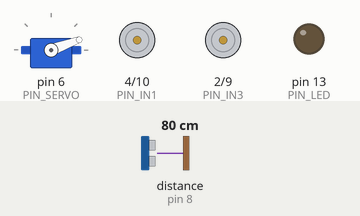
The program below on a simulated Arduino Uno, built with avr-gcc and run on an emulated ATmega328P. Shown: servo, motor-driver pin pairs drawn as motors (green arrow = first pin HIGH = forward, orange = second pin HIGH = backward, longer = more drive, scaled by the enable pin), output pins drawn as LEDs (lit = HIGH). Wiring (inferred from the names in the program): ultrasonic range finder: trigger pin 7; echo pin 8. The inputs (shaded band) are chosen by the test bench; at power-on: distance to the obstacle (sensor on pin 8) 80 cm. The echo pulse lasts 58.3 µs per cm; pins used as bus, display or sensor lines are not drawn; what the program prints to the serial monitor is not drawn.

Above: at 5.9 s.
6.0 s: distance to the obstacle (sensor on pin 8) set to 18 cm
At 8.3 s:
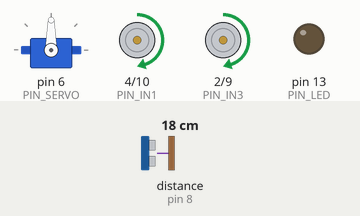
9.0 s: distance to the obstacle (sensor on pin 8) set to 14 cm
At 11.0 s:
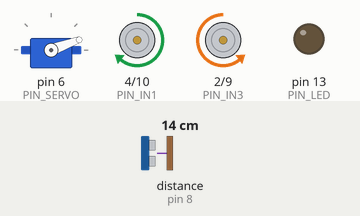
Timing chart, 0 to 18.0 s (numbered marks = the images above; inputs shaded):
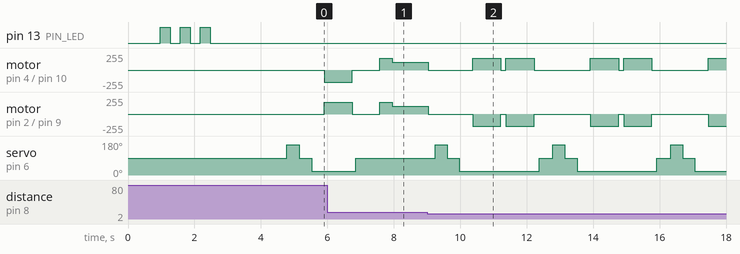

The program:

main.cpp
```cpp
// =============================================================================
// main.cpp — Maze-solving robot entry point
//
// Hardware summary:
//   Arduino Uno (ATmega328P, 16 MHz, 32 KB flash, 2 KB SRAM)
//   L298N dual H-bridge motor driver
//   SG90 servo + HC-SR04 ultrasonic sensor (front scanner)
//   TCRT5000 / FC-51 IR floor sensor (exit detection)
//   2× 18650 in series → ~7.4 V supply
//
// Competition constraints (baked into constants in Config.h):
//   - 15 s immobile → penalty  (STUCK_TIMEOUT_MS = 12 000 ms)
//   - Exit = white floor cell  (IR sensor, PIN_IR_FLOOR)
//   - Fully autonomous         (no external comms during run)
//
// Program flow:
//   setup() → initializes all hardware, waits for sensor settle,
//             blinks LED 3× as "ready" signal, then 2 s countdown.
//   loop()  → calls solver.step() each iteration.
//             When exit is found, stops and blinks rapidly forever.
// =============================================================================

#include <Arduino.h>
#include "Config.h"
#include "MotorDriver.h"
#include "UltrasonicScanner.h"
#include "MazeSolver.h"

// ---------------------------------------------------------------------------
// Global objects — static allocation only (no heap on AVR)
// ---------------------------------------------------------------------------
MotorDriver       motor;
UltrasonicScanner scanner;
MazeSolver        solver(motor, scanner);  // Dependency injection via references

// ---------------------------------------------------------------------------
// Helper: blink the status LED a given number of times
// ---------------------------------------------------------------------------
static void blinkLed(uint8_t times, uint16_t onMs, uint16_t offMs) {
    for (uint8_t i = 0; i < times; i++) {
        digitalWrite(PIN_LED, HIGH);
        delay(onMs);
        digitalWrite(PIN_LED, LOW);
        delay(offMs);
    }
}

// ---------------------------------------------------------------------------
// setup()
// ---------------------------------------------------------------------------
void setup() {
    // Serial first — allows us to log initialization problems
    Serial.begin(SERIAL_BAUD);
    Serial.println(F("=== Maze Solver Boot ==="));
    Serial.print(F("Config: MOTOR_SPEED="));   Serial.println(MOTOR_SPEED);
    Serial.print(F("        TURN_SPEED="));     Serial.println(TURN_SPEED);
    Serial.print(F("        TURN_TIME_MS="));   Serial.println(TURN_TIME_MS);
    Serial.print(F("        WALL_THRESH="));    Serial.print(WALL_DISTANCE_THRESHOLD_CM);
    Serial.println(F("cm"));
    Serial.print(F("        ADVANCE_TGT="));    Serial.print(ADVANCE_TARGET_CM);
    Serial.println(F("cm"));

    // Status LED
    pinMode(PIN_LED, OUTPUT);
    digitalWrite(PIN_LED, LOW);

    // Initialize subsystems in dependency order
    motor.begin();
    Serial.println(F("[INIT] MotorDriver OK"));

    scanner.begin();  // Also centers servo and settles
    Serial.println(F("[INIT] UltrasonicScanner OK"));

    solver.begin();
    Serial.println(F("[INIT] MazeSolver OK"));

    // Allow HC-SR04 and servo to fully settle after power-on
    // (HC-SR04 datasheet recommends >60 ms after power before first reading)
    delay(500);

    // "Ready" signal: 3 slow LED blinks visible to the operator
    Serial.println(F("[INIT] Ready — 3 blinks, then 2 s countdown"));
    blinkLed(3, 300, 300);

    // 2-second delay: operator can step away, robot won't move yet
    // This also prevents false starts if the robot is still being placed
    delay(2000);

    if (HARDWARE_TEST_MODE) {
        Serial.println(F("\n=== TEST MODE ACTIVE ==="));
        Serial.println(F("Send via Serial:"));
        Serial.println(F("  w: Forward   s: Backward   a: Left   d: Right"));
        Serial.println(F("  q: 90° Left  e: 90° Right  u: 180° U-Turn"));
        Serial.println(F("  x: Stop Motors"));
        Serial.println(F("  c: Scan Center   l: Scan Left   r: Scan Right"));
        Serial.println(F("  i: Read IR Floor Sensor"));
        Serial.println(F("========================\n"));
    } else {
        Serial.println(F("[RUN] Starting solver..."));
    }
}

// ---------------------------------------------------------------------------
// loop()
// ---------------------------------------------------------------------------
void loop() {
    if (HARDWARE_TEST_MODE) {
        if (Serial.available() > 0) {
            char cmd = Serial.read();
            switch (cmd) {
                case 'w': Serial.println(F("Motor: FWD")); motor.forward(); break;
                case 's': Serial.println(F("Motor: REV")); motor.backward(); break;
                case 'a': Serial.println(F("Motor: LEFT")); motor.turnLeft(); break;
                case 'd': Serial.println(F("Motor: RIGHT")); motor.turnRight(); break;
                case 'q':
                    Serial.println(F("Test: 90 L")); motor.turnLeft();
                    delay(TURN_TIME_MS); motor.stop(); break;
                case 'e':
                    Serial.println(F("Test: 90 R")); motor.turnRight();
                    delay(TURN_TIME_MS); motor.stop(); break;
                case 'u':
                    Serial.println(F("Test: 180 U-Turn"));
                    motor.turnRight(); delay(TURN_TIME_MS); motor.stop(); delay(150);
                    motor.turnRight(); delay(TURN_TIME_MS); motor.stop(); break;
                case 'x': Serial.println(F("Motor: STOP")); motor.stop(); break;
                case 'c':
                    Serial.print(F("Scan CENTER: "));
                    Serial.print(scanner.scanCenter()); Serial.println(F(" cm"));
                    break;
                case 'l':
                    Serial.print(F("Scan LEFT: "));
                    Serial.print(scanner.scanLeft()); Serial.println(F(" cm"));
                    break;
                case 'r':
                    Serial.print(F("Scan RIGHT: "));
                    Serial.print(scanner.scanRight()); Serial.println(F(" cm"));
                    break;
                case 'i':
                    Serial.print(F("IR Sensor: "));
                    Serial.println(digitalRead(PIN_IR_FLOOR) == LOW ? F("WHITE (0)") : F("BLACK (1)"));
                    break;
            }
        }

        // static unsigned long lastPrint = 0;
        // if (millis() - lastPrint > 500) {
        //     Serial.print(F("Dist Centro: "));
        //     Serial.print(scanner.scanCenter());
        //     Serial.println(F(" cm"));
        //     lastPrint = millis();
        // }
        return;
    }

    if (solver.isExitFound()) {
        // Exit has been found — blink rapidly to signal completion
        // Motors are already stopped inside handleExit()
        blinkLed(1, 100, 100);  // Rapid blink: 5 Hz flash
        return;
    }

    if (solver.getState() == SolverState::ERROR) {
        // Stuck timeout: slow SOS-style blink (3 fast, 3 slow, 3 fast)
        // This pattern is recognizable on the competition floor
        blinkLed(3, 100, 100);  // 3 fast
        delay(300);
        blinkLed(3, 400, 100);  // 3 slow
        delay(300);
        blinkLed(3, 100, 100);  // 3 fast
        delay(1000);
        return;
    }

    // Normal operation: execute one solver step
    // Each step() call is one full decision + action cycle
    solver.step();

    // Brief yield between steps — ensures Serial TX buffer can flush between
    // dense scan+log cycles, and gives the motor driver time to react.
    // Not strictly required but improves Serial readability during debugging.
    delay(50);
}
```

Config.h
```cpp
#pragma once

// =============================================================================
// Config.h — Central configuration for maze-solving robot
//
// COMPETITION RULES embedded here:
//   - 15 s immobile → penalty; STUCK_TIMEOUT_MS = 12 000 ms (3 s safety margin)
//   - Exit cell = white floor detected by IR sensor
//   - Robot must be fully autonomous; no external comms during run
//
// ALL calibration-sensitive values are in this file ONLY.
// Never hardcode these values in logic files — change them here and recompile.
// =============================================================================

// ---------------------------------------------------------------------------
// Hardware Test / Debug Mode
// Set to true to disable maze solver and enable Serial commands for testing:
// w/a/s/d = move, x = stop, c/l/r = scan center/left/right, i = read IR
// ---------------------------------------------------------------------------
constexpr bool HARDWARE_TEST_MODE = false;

// ---------------------------------------------------------------------------
// Pin assignments — Arduino Uno
// Keep PWM pins on hardware-PWM capable pins: 3,5,6,9,10,11
// ---------------------------------------------------------------------------

// L298N motor driver
// Motor A = left wheel,  Motor B = right wheel
constexpr uint8_t PIN_IN1  = 4;   // Swapped (was 2)
constexpr uint8_t PIN_IN2  = 10;  // Swapped (was 9)
constexpr uint8_t PIN_IN3  = 2;   // Swapped (was 4)
constexpr uint8_t PIN_IN4  = 9;   // Swapped (was 10)
constexpr uint8_t PIN_ENA  = 5;   // Swapped (was 3)
constexpr uint8_t PIN_ENB  = 3;   // Swapped (was 5)

// SG90 servo — carries the HC-SR04
constexpr uint8_t PIN_SERVO = 6;  // PWM-capable (Timer0) — Servo lib handles timing

// HC-SR04 ultrasonic sensor (mounted on servo)
constexpr uint8_t PIN_TRIG = 7;
constexpr uint8_t PIN_ECHO = 8;

// IR floor sensor (TCRT5000 / FC-51) — digital output, LOW = white (reflective)
// Using digital pin 11 with threshold logic; module's onboard comparator gives D0 output
constexpr uint8_t PIN_IR_FLOOR = 11;

// Built-in status LED
constexpr uint8_t PIN_LED = 13;

// ---------------------------------------------------------------------------
// Motor speed — PWM values (0–255)
// Calibrate: 130 gives ~30% of theoretical max; safe for narrow corridors
// ---------------------------------------------------------------------------
constexpr uint8_t MOTOR_SPEED  = 130;  // Cruise speed — straight movement
constexpr uint8_t TURN_SPEED   = 180;  // Turn speed — increased for more power

// ---------------------------------------------------------------------------
// Progressive braking — prevents wall collisions during advance
// As the robot approaches a wall, speed decreases linearly from MOTOR_SPEED
// to MOTOR_SPEED_SLOW. Below EMERGENCY_STOP_CM, immediate hard stop.
// ---------------------------------------------------------------------------
constexpr uint8_t MOTOR_SPEED_SLOW    = 80;   // Minimum speed during braking zone
constexpr uint8_t BRAKE_START_CM      = 20;   // Start slowing down at this front distance
constexpr uint8_t EMERGENCY_STOP_CM   = 8;    // Hard stop — too close to wall

// ---------------------------------------------------------------------------
// Servo angles (SG90: 0°–180°)
// Physical mounting: servo horn forward, sensor facing front of robot
//   160° → sensor points left of robot heading
//    90° → sensor points straight ahead
//    20° → sensor points right of robot heading
// If readings feel mirrored, swap LEFT_DEG and RIGHT_DEG
// ---------------------------------------------------------------------------
constexpr uint8_t SERVO_LEFT_DEG   = 160;
constexpr uint8_t SERVO_CENTER_DEG = 90;
constexpr uint8_t SERVO_RIGHT_DEG  = 20;

// Time to wait after servo moves before taking a measurement (ms)
// SG90 angular speed ~60°/0.1 s → 70° travel ≈ 117 ms; 300 ms adds safety margin
constexpr uint16_t SERVO_SETTLE_MS = 300;

// ---------------------------------------------------------------------------
// Distance thresholds (cm) — tuned for 25 cm cell width
// ---------------------------------------------------------------------------

// Closer than this → wall is present in that direction
// 15 cm chosen to safely fit within half a cell width (12.5 cm) with margin
constexpr uint8_t WALL_DISTANCE_THRESHOLD_CM = 15;

// Nominal maze cell width (cm)
constexpr uint8_t CELL_WIDTH_CM = 25;

// Distance to travel when advancing one cell.
// Strategy: measure front wall before moving. Drive forward until front wall
// reading decreases by ≈ADVANCE_TARGET_CM or a new wall appears within threshold.
// Set slightly less than CELL_WIDTH_CM to avoid bumping the far wall.
constexpr uint8_t ADVANCE_TARGET_CM = 18;

// ---------------------------------------------------------------------------
// Timing constants (ms) — calibrate on actual hardware
// ---------------------------------------------------------------------------

// Time for a 90° pivot turn at TURN_SPEED.
// Calibration guide: run turnLeft/Right for N ms on flat surface, measure angle.
// Typical range 450–650 ms depending on battery charge and floor friction.
constexpr uint16_t TURN_TIME_MS = 850;

// Post-turn sensor verification tolerance (cm)
// After a turn, re-scan center. Expected distance should change by at least this
// amount compared to pre-turn reading (validates turn actually happened).
constexpr uint8_t TURN_VERIFY_TOLERANCE_CM = 5;

// ---------------------------------------------------------------------------
// IR floor sensor — exit detection
// Using digital pin: LOW = white floor detected (module pulls D0 low on reflection)
// This constant documents the logic level; actual check uses digitalRead == LOW
// ---------------------------------------------------------------------------
constexpr uint16_t IR_EXIT_THRESHOLD = 500;  // Retained for analog fallback reference

// ---------------------------------------------------------------------------
// Competition safety — immobility timeout
// Rule: 15 s without movement = penalty
// We stop and signal error at 12 s to stay 3 s inside the rule
// ---------------------------------------------------------------------------
constexpr uint32_t STUCK_TIMEOUT_MS = 12000UL;

// ---------------------------------------------------------------------------
// Miscellaneous
// ---------------------------------------------------------------------------
constexpr uint16_t SERIAL_BAUD = 9600;

// Maximum valid HC-SR04 reading — beyond this the echo is noise
constexpr uint16_t HC_SR04_MAX_DISTANCE_CM = 400;

// How many HC-SR04 samples to take per measurement (median filter)
constexpr uint8_t HC_SR04_SAMPLES = 3;

// Advance fallback timeout: if front wall never appears, stop after this many ms.
// Calculated: ADVANCE_TARGET_CM / avg robot speed. Tune if robot overshoots.
constexpr uint16_t ADVANCE_TIMEOUT_MS = 1000;

// Delay between consecutive HC-SR04 pulses to avoid echo contamination (ms)
constexpr uint8_t HC_SR04_PULSE_GAP_MS = 30;
```

Measured:
- the behaviour switches between 16 and 15 cm on distance to the obstacle (sensor on pin 8) (found by bisection; images 1 and 2)
- by itself, servo on pin 6 (PIN_SERVO): repeats every 3.5 s: 90° 0.36 s, 20° 2.4 s, 90° 0.41 s, 160° 0.36 s
- by itself, motor on pin 4 (PIN_IN1) / pin 10 (PIN_IN2): repeats every 3.5 s: forward 180/255 0.85 s, stopped 0.15 s, forward 180/255 0.85 s, stopped 1.7 s
- by itself, motor on pin 2 (PIN_IN3) / pin 9 (PIN_IN4): repeats every 3.5 s: backward 180/255 0.85 s, stopped 0.15 s, backward 180/255 0.85 s, stopped 1.7 s
